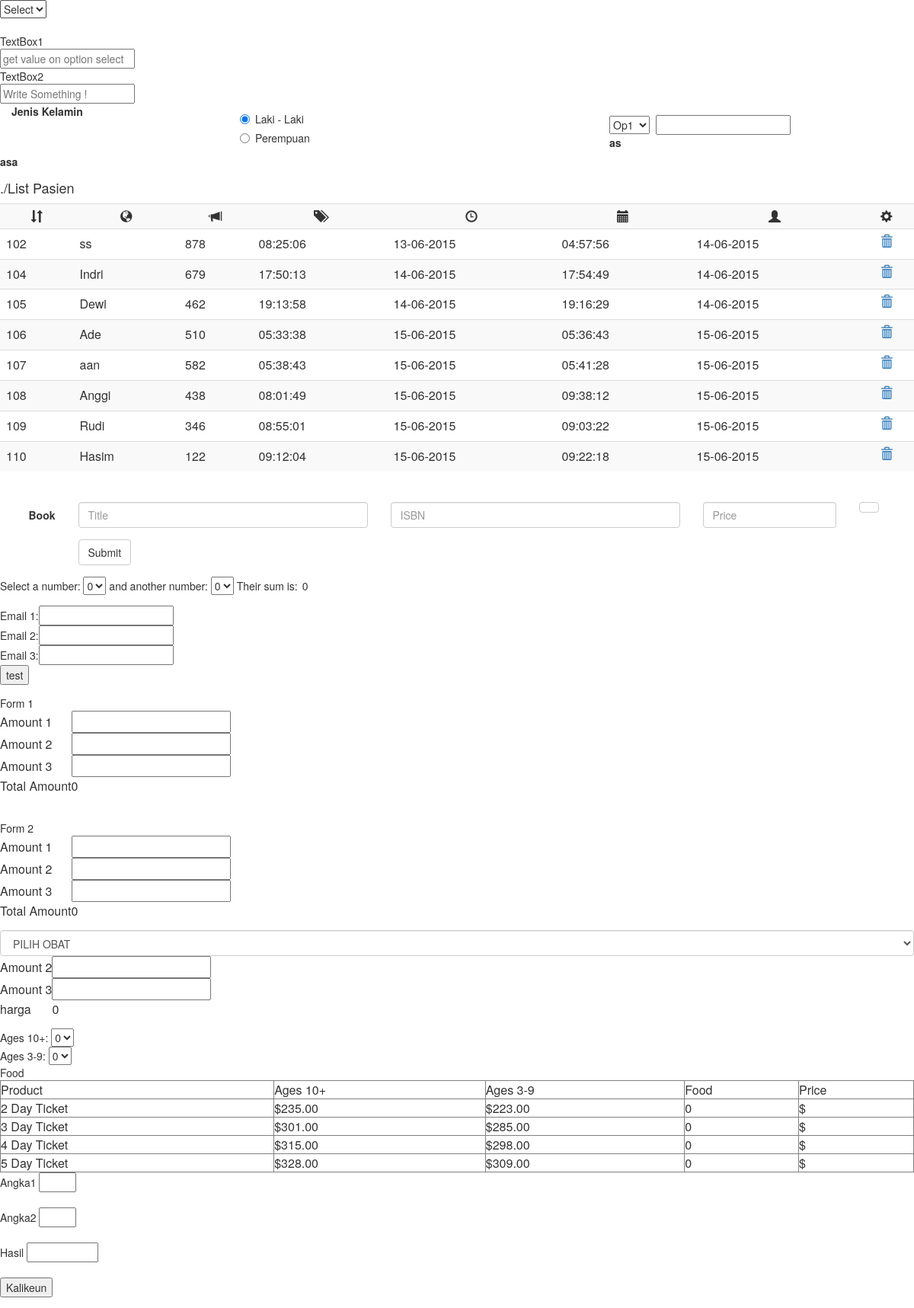
/Pasien/Anu.php, run on the app's committed database.
### tables this page shows
CREATE TABLE IF NOT EXISTS `pasien` (
  `id_pasien` int(11) NOT NULL,
  `level` text NOT NULL,
  `pass_pasien` text NOT NULL,
  `nm_pasien` text NOT NULL,
  `tgl_lahir` text NOT NULL,
  `tmp_lahir` text NOT NULL,
  `gender` varchar(12) NOT NULL,
  `agama` varchar(12) NOT NULL,
  `status` varchar(20) NOT NULL,
  `alamat` varchar(50) NOT NULL,
  `hp` varchar(16) NOT NULL,
  `keluhan` text NOT NULL,
  `r_rawat` text NOT NULL,
  `dokter` varchar(20) NOT NULL,
  `cr_pembayaran` text NOT NULL,
  `jam_masuk` text NOT NULL,
  `tgl_masuk` text NOT NULL,
  `jam_keluar` text NOT NULL,
  `tgl_keluar` text NOT NULL
);

### Pasien/anu.php (the view, shortened to what this page needs)
<html>
<head>
  <link rel="stylesheet" href="../Scripts/Bootstrap/css/bootstrap.min.css">
  <link rel="stylesheet" href="../Scripts/Validator/css/formValidation.css"/>
  <link rel="stylesheet" href="../Scripts/FakeLoader/fakeLoader.css">
</head>
<body>
<select id="Ultra" onchange="run()">
     <option value="0">Select</option>
</select><br><br>
TextBox1<br>
<input type="text" id="srt" placeholder="get value on option select"><br>
TextBox2<br>
<input type="text" id="rtt"  placeholder="Write Something !" onkeyup="up()">
							<div class="form-group">
								<label class="col-xs-3 control-label">Jenis Kelamin</label>
									<div class="col-xs-5">
										<div class="radio">
											<label>
												<input type="radio" name="gender" value="Laki - Laki" /> Laki - Laki
											</label>
										</div>
										<div class="radio">
											<label>
												<input type="radio" name="gender" value="Perempuan" /> Perempuan
											</label>
										</div>
									</div>
							</div>
<select name="category" id="category" class="cat" onChange="changeValue(this.value)">
<option class="level-0" value="86" selected="selected">Op1</option>
</select>
  <input type="text" class="text" id="title" name="">
  <br>
  <label id="contoh">as</label>
  <br>
  <label id="contoh2">asa</label>
  <h4>./List Pasien</h4>
		<table class="table table-striped"  >
			  <tr>
				<td><div align="center"><strong><span class="glyphicon glyphicon-sort"></span></strong></div></td>
				<td><div align="center"><strong><span class="glyphicon glyphicon-globe"></span></strong></div></td>
				<td><div align="center"><strong><span class="glyphicon glyphicon-bullhorn"></span></strong></div></td>
				<td><div align="center"><strong><span class="glyphicon glyphicon-tags"></span></strong></div></td>
				<td><div align="center"><strong><span class="glyphicon glyphicon-time"></span></strong></div></td>
				<td><div align="center"><strong><span class="glyphicon glyphicon-calendar"></span></strong></div></td>
				<td><div align="center"><strong><span class="glyphicon glyphicon-user"></span></strong></div></td>
				<td><div align="center"><strong><span class="glyphicon glyphicon-cog"></span></strong></div></td>
			  </tr>
		  <?php
			  $tampil="select * from pasien ORDER BY id_pasien ASC ";
			  $qryTampil=mysql_query($tampil);
			  while ($dataTampil=mysql_fetch_array($qryTampil)) {
		  ?>
			   <tr>
				<td><?php echo $dataTampil['id_pasien'] ; ?></td>
				<td><?php echo $dataTampil['nm_pasien']; ?></td>
				<td><?php echo $dataTampil['pass_pasien']; ?></td>
				<td><?php echo $dataTampil['jam_masuk']; ?></td>
				<td><?php echo $dataTampil['tgl_masuk']; ?></td>
				<td><?php echo $dataTampil['jam_keluar']; ?></td>
				<td><?php echo $dataTampil['tgl_keluar']; ?></td>
				<td><div align="center">
				<a href="" style="text-decoration:none" data-toggle="modal" data-target="#exampleModal" data-whatever="<?php echo $dataTampil['id_pasien'] ; ?>"><span class="glyphicon glyphicon-trash"></span></a></div>
				</td>
			  </tr>
		<?php } ?>
		</table>
<br>
  <form id="bookForm" method="post" action="simpan2.php" class="form-horizontal">
    <div class="form-group">
        <label class="col-xs-1 control-label">Book</label>
        <div class="col-xs-4">
            <input type="text" class="form-control" name="book[0].title" placeholder="Title" />
        </div>
        <div class="col-xs-4">
            <input type="text" class="form-control" name="book[0].isbn" placeholder="ISBN" />
        </div>
        <div class="col-xs-2">
            <input type="text" class="form-control" name="book[0].price" placeholder="Price" />
        </div>
        <div class="col-xs-1">
            <button type="button" class="btn btn-default addButton"><i class="fa fa-plus"></i></button>
        </div>
    </div>
    <div class="form-group">
        <div class="col-xs-5 col-xs-offset-1">
            <button type="submit" class="btn btn-default">Submit</button>
        </div>
    </div>
</form>
<form name="form" >
Select a number:
<select name="sum1" onChange="updatesum()">
<option selected>0<option>1<option>2<option>3<option>4
</select>
and another number:
<select name="sum2" onChange="updatesum()">
<option selected>0<option>1<option>2<option>3<option>4
</select>
Their sum is:</th> <td><input name="sum" readonly style="border:none"
value="0">
</form>
 <form method="post" action="simpan.php">
Email 1:<input name="email[]" type="text"><br>
Email 2:<input name="email[]" type="text"><br>
Email 3:<input name="email[]" type="text"><br>
  <button type="submit">test</button>
  </form>
  <form class="calc">
Form 1<br/>
    <table border="0">
    <tr>
        <td>Amount 1</td>
        <td><input class="amount" type="text"/></td>
    </tr>
     <tr>
        <td>Amount 2</td>
        <td><input class="amount" type="text"/></td>
    </tr>
    <tr>
        <td>Amount 3</td>
        <td><input class="amount" type="text"/></td>
    </tr>
    <tr>
        <td>Total Amount</td>
        <td><span class="total">0</span></td>
    </tr>
</table>
</form>
<br/>
<form class="calc">
Form 2<br/>
    <table border="0">
    <tr>
        <td>Amount 1</td>
        <td><input class="amount" type="text"/></td>
    </tr>
     <tr>
        <td>Amount 2</td>
        <td><input class="amount" type="text"/></td>
    </tr>
    <tr>
        <td>Amount 3</td>
        <td><input class="amount" type="text"/></td>
    </tr>
    <tr>
        <td>Total Amount</td>
        <td><span class="total">0</span></td>
    </tr></table>
</form>
<form class="calc">
<table>
<select name="obat[]" id="obat" class="form-control" onchange="runObat()">
											<option value="" selected>PILIH OBAT</option>
</select>
 <tr>
        <td>Amount 2</td>
        <td><input id="harga" type="text"/></td>
    </tr>
    <tr>
        <td>Amount 3</td>
        <td><input id="harga2" type="text" onkeyup="sum()"/></td>
    </tr>
    <tr>
        <td>harga</td>
        <td><span id="hasil" class="hasil">0</span></td>
    </tr>
</table>
</form>
Ages 10+:
<select id="Adult" name="Adult">
    <option selected="selected" value="0">0</option>
</select>
<br />Ages 3-9:
<select id="Child" name="Child">
    <option selected="selected" value="0">0</option>
</select>
<br />Food
<table width="100%" border="1" align="center">
    <tr>
        <td>Product</td>
        <td>Ages 10+</td>
        <td>Ages 3-9</td>
        <td>Food</td>
        <td>Price</td>
    </tr>
    <tr>
        <td>2 Day Ticket</td>
        <td>$235.00</td>
        <td>$223.00</td>
        <td><span id="food">0</span>
        </td>
        <td>$<span class="amount" id="2DayTotal"></span>
        </td>
    </tr>
    <tr>
        <td>3 Day Ticket</td>
        <td>$301.00</td>
        <td>$285.00</td>
        <td><span id="food">0</span>
        </td>
        <td>$<span class="amount" id="3DayTotal"></span>
        </td>
    </tr>
    <tr>
        <td>4 Day Ticket</td>
        <td>$315.00</td>
        <td>$298.00</td>
        <td><span id="food">0</span>
        </td>
        <td>$<span class="amount" id="4DayTotal"></span>
        </td>
    </tr>
    <tr>
        <td>5 Day Ticket</td>
        <td>$328.00</td>
        <td>$309.00</td>
        <td><span id="food">0</span>
        </td>
        <td>$<span class="amount" id="5DayTotal"></span>
        </td>
    </tr>
</table>
<form name="form">
Angka1
<input type=text name="angka1" size=3><br><br>
Angka2
<input name="angka2" type="text" size="3" /><br>
<br>
Hasil <input type="text" value="" name="total" size="9">
<br><br>
<input type=button name=submit onclick="kali()" value="Kalikeun">
</form>
</body>
</html>

### data on the page
pasien: id_pasien "102", nm_pasien "ss", pass_pasien "878", jam_masuk "08:25:06", tgl_masuk "13-06-2015", jam_keluar "04:57:56", tgl_keluar "14-06-2015"
pasien: id_pasien "104", nm_pasien "Indri", pass_pasien "679", jam_masuk "17:50:13", tgl_masuk "14-06-2015", jam_keluar "17:54:49", tgl_keluar "14-06-2015"
pasien: id_pasien "105", nm_pasien "Dewi", pass_pasien "462", jam_masuk "19:13:58", tgl_masuk "14-06-2015", jam_keluar "19:16:29", tgl_keluar "14-06-2015"
pasien: id_pasien "106", nm_pasien "Ade", pass_pasien "510", jam_masuk "05:33:38", tgl_masuk "15-06-2015", jam_keluar "05:36:43", tgl_keluar "15-06-2015"
pasien: id_pasien "107", nm_pasien "aan", pass_pasien "582", jam_masuk "05:38:43", tgl_masuk "15-06-2015", jam_keluar "05:41:28", tgl_keluar "15-06-2015"
pasien: id_pasien "108", nm_pasien "Anggi", pass_pasien "438", jam_masuk "08:01:49", tgl_masuk "15-06-2015", jam_keluar "09:38:12", tgl_keluar "15-06-2015"
pasien: id_pasien "109", nm_pasien "Rudi", pass_pasien "346", jam_masuk "08:55:01", tgl_masuk "15-06-2015", jam_keluar "09:03:22", tgl_keluar "15-06-2015"
pasien: id_pasien "110", nm_pasien "Hasim", pass_pasien "122", jam_masuk "09:12:04", tgl_masuk "15-06-2015", jam_keluar "09:22:18", tgl_keluar "15-06-2015"
